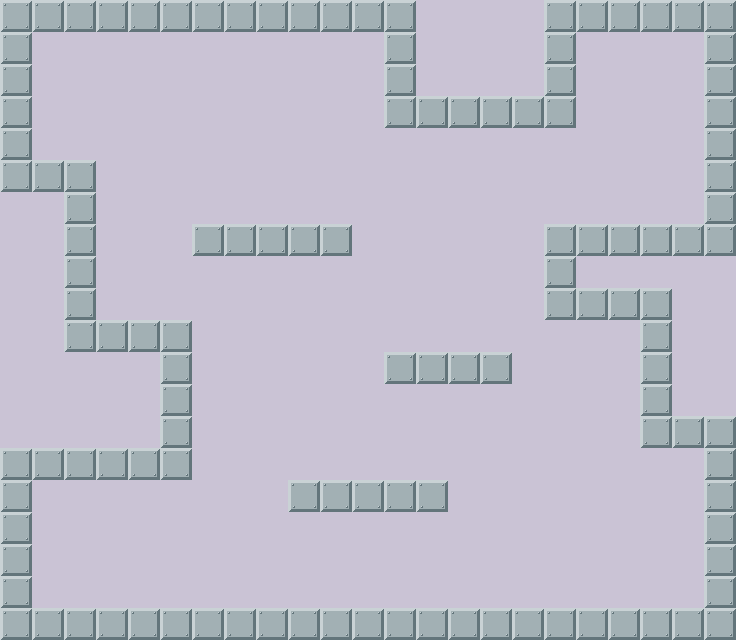

This game map was drawn from its Tiled (.tmx) file and the tilesets committed beside it. A one-line description and the trimmed map source follow:
An orthogonal 23x20 tile map with 32x32 px tiles, 1 tile layer (ground).

<map version="1.0" orientation="orthogonal" width="23" height="20" tilewidth="32" tileheight="32">
 <tileset firstgid="1" name="tileset" tilewidth="32" tileheight="32">
  <image source="../tileset.png" trans="ffffff" width="320" height="320" />
 </tileset>
 <layer name="ground" width="23" height="20">
  <data>[460 cells, 460 non-empty, 2 distinct tile ids]</data>
 </layer>
</map>